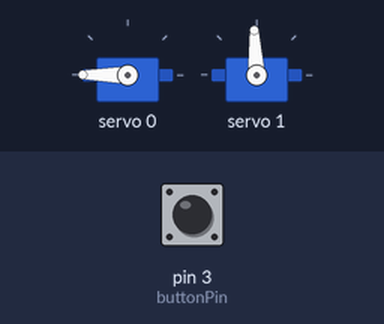
Simulated run of this sketch. Board: Arduino Uno, built with avr-gcc and run on an emulated ATmega328P. On the bench: 2 × servo. Inputs (shaded band) come from the test bench; at power-on: pin 3 (buttonPin) LOW.

Above: at 1.2 s.
1.3 s: pin 3 (buttonPin) pulled HIGH for 0.15 s
At 1.7 s:
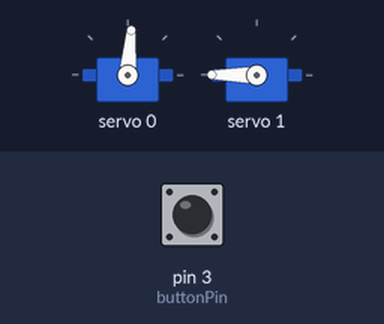
2.9 s: pin 3 (buttonPin) pulled HIGH for 1 s
At 4.1 s:
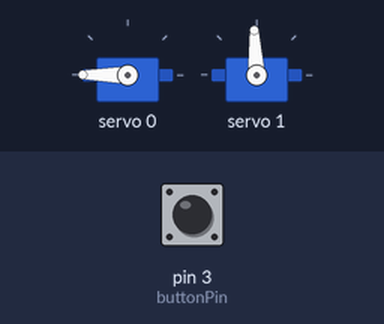
5.4 s: pin 3 (buttonPin) pulled HIGH for 3.2 s
At 6.0 s:
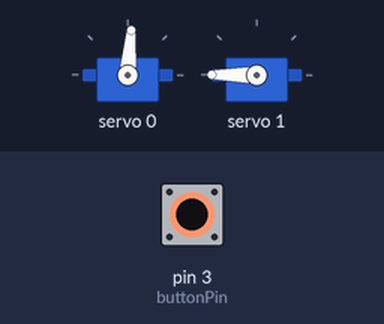
Timing chart, 0 to 8.4 s (numbered marks = the images above; inputs shaded):
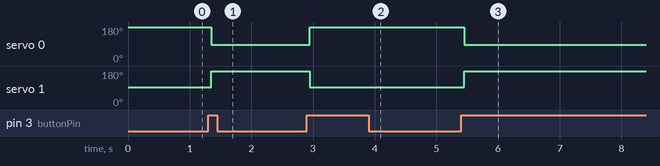

Measured:
- after the input at 1.3 s, servo 0: 180° → 85° after 0.05 s; servo 1: 93° → 180° after 0.05 s
- after the input at 2.9 s, servo 0: 85° → 180° after 0.05 s; servo 1: 180° → 93° after 0.05 s
- after the input at 5.4 s, servo 0: 180° → 85° after 0.05 s; servo 1: 93° → 180° after 0.05 s

The sketch:

Headgear_Code.ino
```cpp
#include <Wire.h>
#include <Adafruit_PWMServoDriver.h>

Adafruit_PWMServoDriver pwm = Adafruit_PWMServoDriver();

#define SERVOMIN  150
#define SERVOMAX  600

uint8_t s1 = 0;
uint8_t s2 = 1;
int buttonPin = 3;

int leftmin = 350;
int leftmax = 600;
int rightmin = 600;
int rightmax = 370;

int ledState = HIGH;         // the current state of the output pin
int buttonState;             // the current reading from the input pin
int lastButtonState = LOW;   // the previous reading from the input pin
int led = 13;
// the following variables are unsigned longs because the time, measured in
// milliseconds, will quickly become a bigger number than can be stored in an int.
unsigned long lastDebounceTime = 0;  // the last time the output pin was toggled
unsigned long debounceDelay = 50;    // the debounce time; increase if the output flickers


void setup() {
  pwm.begin();
  pwm.setPWMFreq(60);
  Serial.begin(9600);
}

int button = 0, flag = 0;

void loop() {
  // read the state of the switch into a local variable:
  int reading = digitalRead(buttonPin);
  if (reading != lastButtonState) {
    lastDebounceTime = millis();
  }

  if ((millis() - lastDebounceTime) > debounceDelay) {
    if (reading != buttonState) {
      buttonState = reading;
      if (buttonState == HIGH) {
        ledState = !ledState;
      }
    }
  }

  if(ledState){
      pwm.setPWM(s1, 0, leftmax);
    pwm.setPWM(s2, 0, rightmax);

  }
  else{
      pwm.setPWM(s1, 0, leftmin);
    pwm.setPWM(s2, 0, rightmin);
  }
  lastButtonState = reading;

}
```
